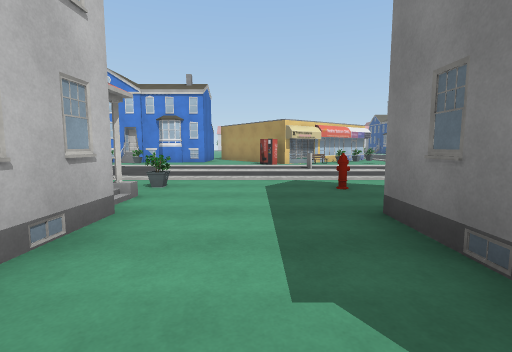
view 1 (above)

16 first-person views from a walk through a scene from a Unity 3-D project. The camera is 1.4 m above the floor, tilts 6° down and sees 85° across. The floor is counted in squares, 2 m on a side. Each view is taken from the middle of a square. On the plan, view 1 faces up. The plan holds only what a view shows up to about 9 squares ahead; the rest is blank. The place goes on beyond the plan. Some animated figures are not drawn. Some surface patterns are stand-ins.

view 2
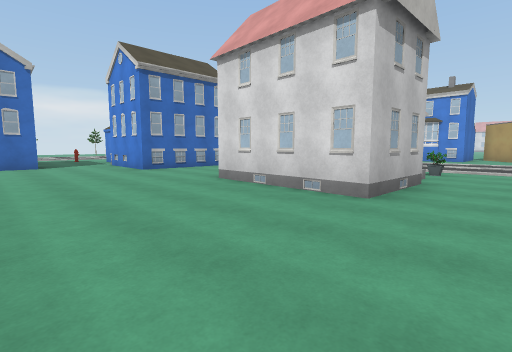

view 3
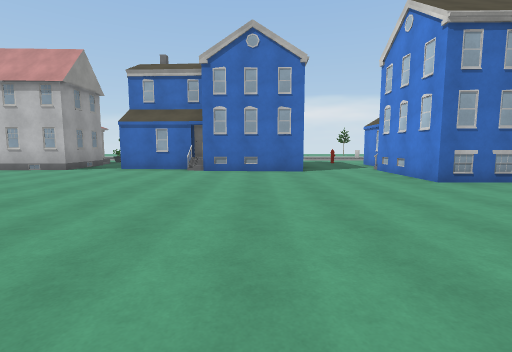

view 4
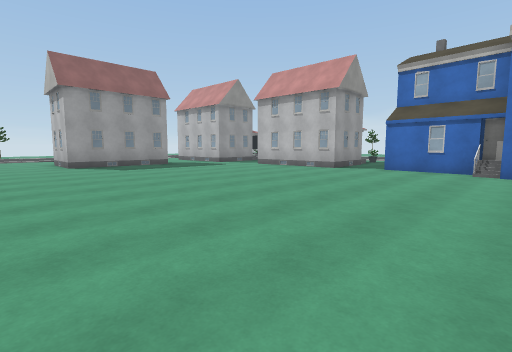

view 5
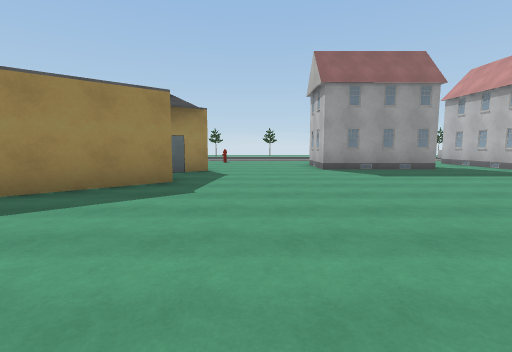

view 6
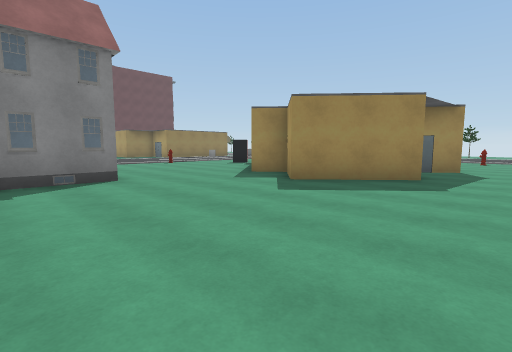

view 7
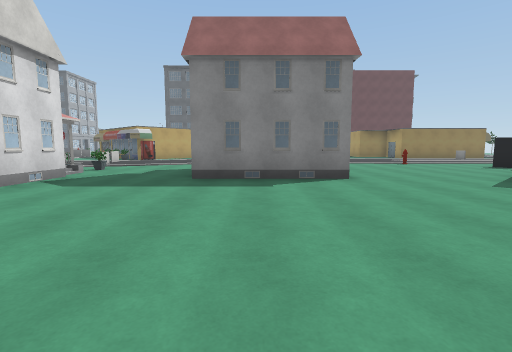

view 8
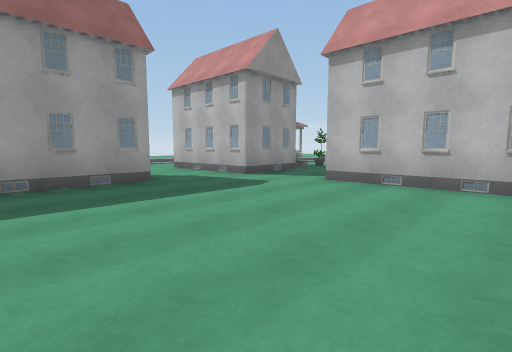

view 9
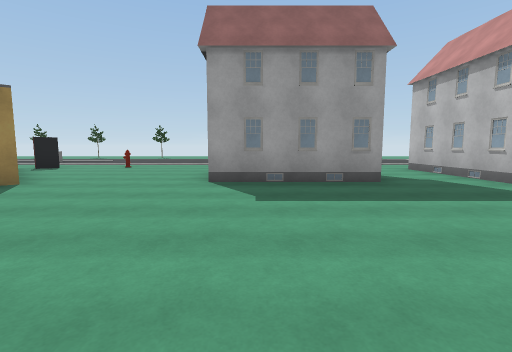

view 10
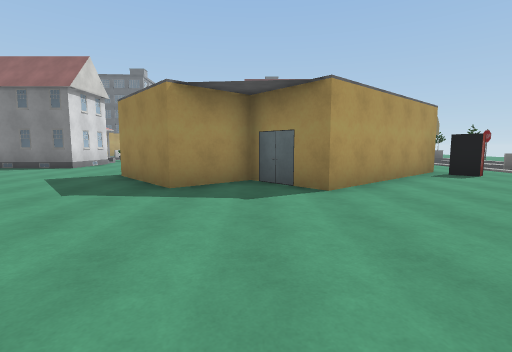

view 11
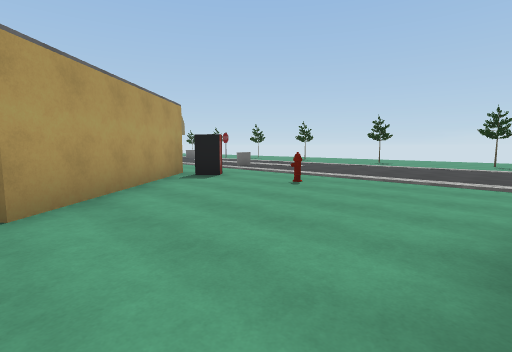

view 12
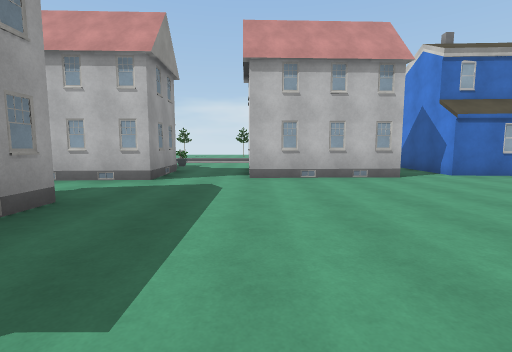

view 13
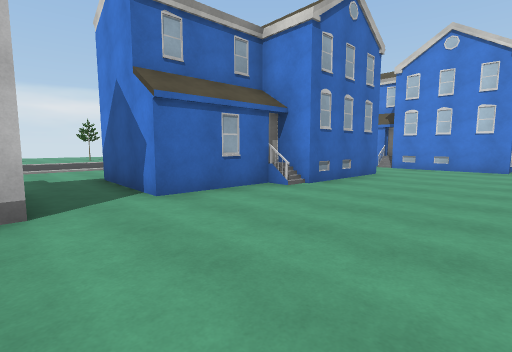

view 14
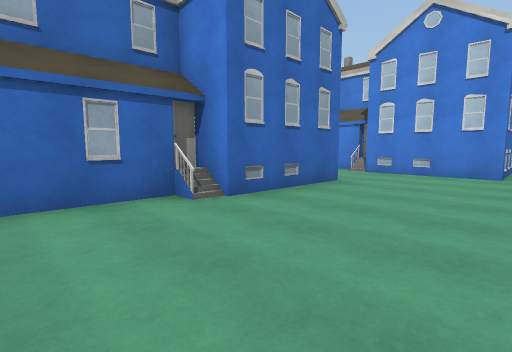

view 15
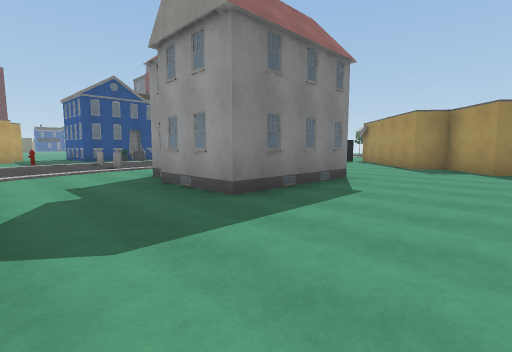

view 16
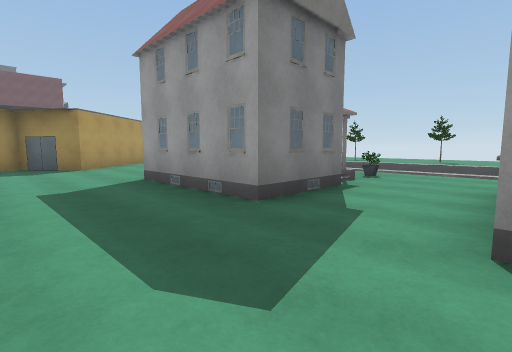

### Floor plan
Key: @ floor where view 1 was taken; # wall or solid block; . main floor; : floor 0.25 m higher than the main floor; / step, stairs or slope; O other object.
Columns run from 19 left of view 1 to 11 right of it. Each row starts with its distance up from view 1.
  9                ........
  8                ........
  7                 .......
  6                 .......
  5                  O..O.
  4                 OO....
  3                  #...
  2        #  #...   #...
  1        #O##...####...  OO
  0        ............@.##/O.
 -1        .......................
 -2         #......................
 -3         #......................
 -4        ##.............####....
 -5        #O.............#  O ..
 -6        #..............#  O
 -7 .....###..............#
 -8 :.........................
 -9        #..................
-10         ............#.....
-11         ...........####...
-12        #..........##    ..
-13      ..............#
-14      .............##
-15      O  #..####...##
-16      O  #..#   ....##
-17         #../  ......#
-18         ...OO ...O..O

Where each view was taken, in squares from view 1:
view 1: 0 up, 0 right, facing up
view 2: 3 down, 0 right, facing up-left
view 3: 3 down, 3 left, facing left
view 4: 4 down, 3 left, facing down-left
view 5: 6 down, 3 left, facing down
view 6: 5 down, 3 left, facing down-right
view 7: 5 down, 3 left, facing right
view 8: 9 down, 6 left, facing down-left
view 9: 9 down, 6 left, facing down
view 10: 13 down, 6 left, facing right
view 11: 14 down, 5 left, facing down-right
view 12: 12 down, 5 left, facing left
view 13: 9 down, 8 left, facing up-left
view 14: 7 down, 8 left, facing up-left
view 15: 1 down, 0 right, facing down-right
view 16: 12 down, 11 left, facing down-right
